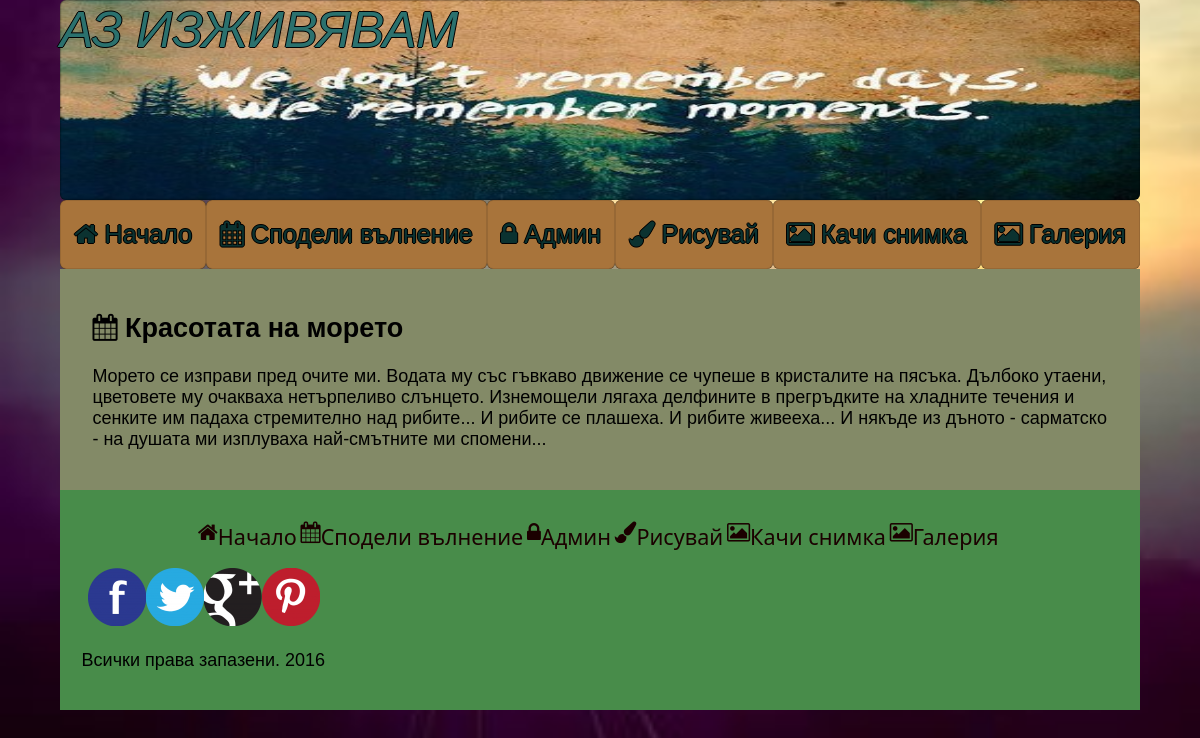
Screenshot of /admin/show/4 with the database file from the repository.
### tables this page shows
CREATE TABLE `moment` (
  `id` int(10) NOT NULL,
  `name` varchar(300) NOT NULL,
  `category` varchar(300) NOT NULL,
  `description` text NOT NULL,
  `published` date NOT NULL,
  `date_deleted` date DEFAULT NULL
);

### application/libraries/Template.php (called while the page is built)
<?php if ( ! defined('BASEPATH')) exit('No direct script access allowed');
class Template {
		var $template_data = array();
		function set($name, $value)
		{
			$this->template_data[$name] = $value;
		}
		function load($template = '', $view = '' , $view_data = array(), $return = FALSE)
		{
			$this->CI =& get_instance();
			$this->set('contents', $this->CI->load->view($view, $view_data, TRUE));
			return $this->CI->load->view($template, $this->template_data, $return);
		}
}

### application/controllers/admin.php (called while the page is built, shortened)
<?php
class Admin extends CI_Controller
{
  public function show($id) {
    $result = $this->adminmodel->showMore($id);
    $this->template->set('title', 'Контролен панел');
      $this->template->load('layouts/default', 'admin-show', compact('result'));
  }
}

### index.php (called while the page is built, shortened)
<?php
require_once BASEPATH.'core/CodeIgniter.php';

### application/models/adminmodel.php (called while the page is built, shortened)
<?php
class adminmodel extends CI_Model
{
  function showMore ($id) {
    $result = $this->db->query("SELECT * FROM `moment` WHERE `id`=?", [$id]);
    return $result->result();
  }
}

### application/views/admin-show.php (the view)
<?php if (isset($result)): ?>
<p>
  <?php foreach ($result as $key => $value): ?>
    <h2><i class="fa fa-calendar" aria-hidden="true"></i> <?= $result[$key]->name ?></a></h2>
    <p><?= $result[$key]->description ?></p>
  <?php endforeach; ?>
</p>
<?php else: ?>
<p>Няма такъв запис.</p>
<?php endif; ?>

### assets/layout/main.css (style rules this page uses)
html { box-sizing: border-box; }
*, *::before, *::after { box-sizing: inherit; }
body { font-size: 18px; font-family: Calibri Light, Calibri, Verdana, Arial, sans-serif; background: url('../images/main-background.jpg') no-repeat fixed; background-size: 100% 100%; }

### rows the page displays
moment: name "Красотата на морето", description "Морето се изправи пред очите ми. Водата му със гъвкаво движение се чупеше в кристалите на пясъка. Дълбоко утаени, цветовете му очакваха нетърпеливо слънцето. Изнемощели лягаха делфините в прегръдките на хладните течения и сенките им падаха стремително над рибите... И рибите се плашеха. И рибите живееха... И някъде из дъното - сарматско - на душата ми изплуваха най-смътните ми спомени..."
